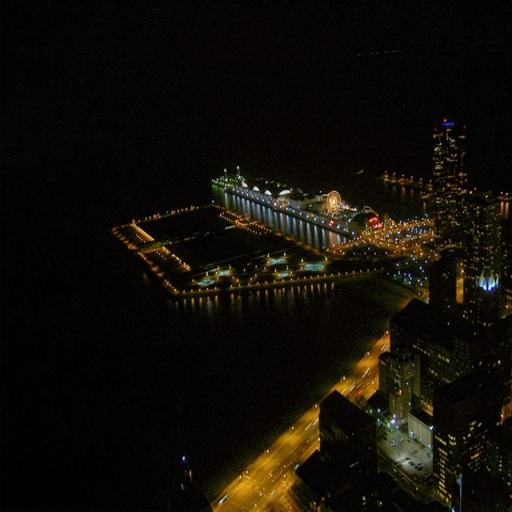
#> input picture sample/dicm.JPG, 512 x 512 px
$ python auto_diff.py sample/dicm.JPG
#> lines starting #> are read from the running program, lines starting #| are printed output that depends on the picture
#> in process_one, img is the input picture: shape (512, 512, 3); mean B, G, R 7.4, 13.3, 16.8
import cv2
import numpy as np
import os
import argparse


# [10 lines of commented-out code are left out]


def compose_with_two_zooms(
    image,
    bbox1,
    bbox2,
    colors=((0, 0, 255), (0, 255, 0)),
    margin=12,
):
    """Vẽ 2 bbox và tạo hai ảnh zoom ở hàng dưới cùng của ảnh đầu ra.

    bbox: [x, y, w, h]
    Trả về ảnh mới đã ghép.
    """
#> called with colors = ((0, 0, 255), (0, 255, 0)), margin = 12
    h, w = image.shape[:2]
#> h = 512; w = 512
    canvas = image.copy()

    # Vẽ bbox lên ảnh gốc
    (x1, y1, w1, h1) = [int(v) for v in bbox1]
    (x2, y2, w2, h2) = [int(v) for v in bbox2]
    cv2.rectangle(canvas, (x1, y1), (x1 + w1, y1 + h1), colors[0], 2)
    cv2.rectangle(canvas, (x2, y2), (x2 + w2, y2 + h2), colors[1], 2)
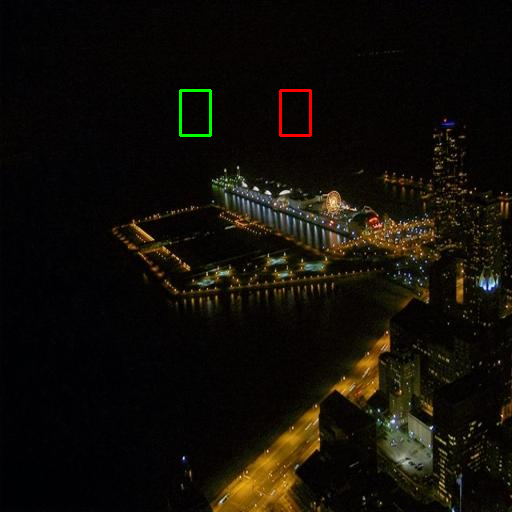
#> canvas: shape (512, 512, 3); mean B, G, R 7.4, 13.7, 17.2

    # Tạo crop và resize sao cho: height_zoom1 + margin + height_zoom2 = height ảnh gốc
    crop1 = image[max(0, y1) : y1 + h1, max(0, x1) : x1 + w1]
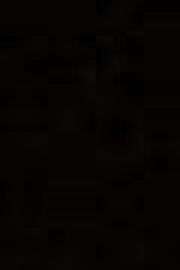
#> crop1: shape (45, 30, 3) (shown 6 times larger); mean B, G, R 2.27, 3.8, 6.55
    crop2 = image[max(0, y2) : y2 + h2, max(0, x2) : x2 + w2]
    if crop1.size == 0 or crop2.size == 0:
        return canvas
    available_h = max(0, h - margin)
#> available_h = 500
    target_h1 = available_h // 2
#> target_h1 = 250
    target_h2 = available_h - target_h1
#> target_h2 = 250
    # Giữ tỉ lệ khung hình theo chiều cao đặt trước
    target_w1 = int(max(1, crop1.shape[1]) * (target_h1 / max(1, crop1.shape[0])))
#> target_w1 = 166
    target_w2 = int(max(1, crop2.shape[1]) * (target_h2 / max(1, crop2.shape[0])))
#> target_w2 = 166

    # Resize chất lượng cao + sharpen nhẹ để giảm vỡ nét
    def upscale_and_sharpen(src, w, h, amount=0.6):
#> called with w = 166, h = 250, amount = 0.6
        resized = cv2.resize(src, (w, h), interpolation=cv2.INTER_LANCZOS4)
        blurred = cv2.GaussianBlur(resized, (0, 0), sigmaX=1.2)
        sharp = cv2.addWeighted(resized, 1.0 + amount, blurred, -amount, 0)
        return sharp

    zoom1 = upscale_and_sharpen(crop1, target_w1, target_h1, amount=0.6)
    zoom2 = upscale_and_sharpen(crop2, target_w2, target_h2, amount=0.6)

    # Kích thước canvas mới (thêm cột bên phải đặt 2 zoom)
    sidebar_w = max(target_w1, target_w2) + margin * 2
#> sidebar_w = 190
    out_h = h
#> out_h = 512
    out_w = w + sidebar_w
#> out_w = 702
    out = np.full((out_h, out_w, 3), 255, dtype=np.uint8)
    out[:h, :w] = canvas
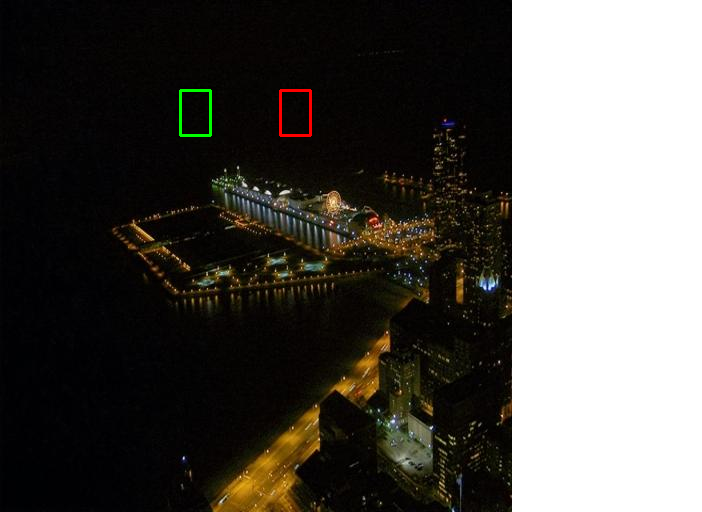
#> out: shape (512, 702, 3); mean B, G, R 74.4, 79, 81.5

    # Tọa độ đặt hai zoom ở bên phải (xếp dọc)
    z1_x = w + margin
#> z1_x = 524
    z1_y = 2
    z2_x = w + margin
#> z2_x = 524
    z2_y = target_h1 + margin - 2
#> z2_y = 260

    out[z1_y : z1_y + target_h1, z1_x : z1_x + target_w1] = zoom1
    out[z2_y : z2_y + target_h2, z2_x : z2_x + target_w2] = zoom2

    # Khung quanh zooms
    cv2.rectangle(
        out,
        (z1_x - 2, z1_y - 2),
        (z1_x + target_w1 + 2, z1_y + target_h1 + 2),
        colors[0],
        2,
    )
    cv2.rectangle(
        out,
        (z2_x - 2, z2_y - 2),
        (z2_x + target_w2 + 2, z2_y + target_h2 + 2),
        colors[1],
        2,
    )
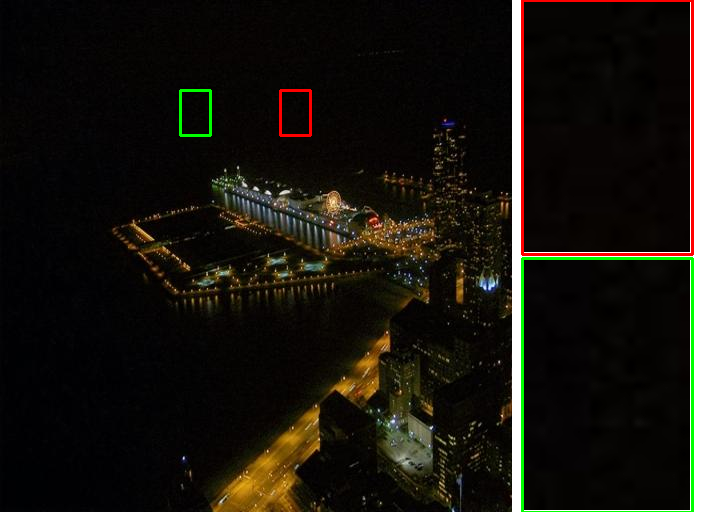
#> out: shape (512, 702, 3); mean B, G, R 12.9, 19.3, 22.4

    # Nối dashed line từ bbox sang khung zoom tương ứng (giữ comment nếu không cần)
    # draw_dashed_line(out, (x1 + w1, y1 + h1 // 2), (z1_x, z1_y), colors[0], 2, 10)
    # draw_dashed_line(out, (x2 + w2, y2 + h2 // 2), (z2_x, z2_y), colors[1], 2, 10)

    return out


def main():
    parser = argparse.ArgumentParser(
        description="Vẽ 2 bbox và tạo 2 ảnh zoom cho từng ảnh trong file hoặc thư mục"
    )
    parser.add_argument("input", help="Đường dẫn ảnh hoặc thư mục chứa ảnh")
    parser.add_argument("--outdir", default="zoom_outputs", help="Thư mục lưu kết quả")
    parser.add_argument("--margin", type=int, default=12)
    parser.add_argument(
        "--bbox1",
        nargs=4,
        type=int,
        metavar=("x", "y", "w", "h"),
        help="BBox 1 dạng 4 số: x y w h (mặc định dùng preset)",
    )
    parser.add_argument(
        "--bbox2",
        nargs=4,
        type=int,
        metavar=("x", "y", "w", "h"),
        help="BBox 2 dạng 4 số: x y w h (mặc định dùng preset)",
    )

    args = parser.parse_args()

    in_path = args.input
    os.makedirs(args.outdir, exist_ok=True)

    # preset nếu không truyền bbox
    bbox1 = args.bbox1 if args.bbox1 is not None else [280, 90, 30, 45]
    bbox2 = args.bbox2 if args.bbox2 is not None else [180, 90, 30, 45]

    def process_one(path):
        img = cv2.imread(path)
        if img is None:
            print(f"[!] Không đọc được ảnh: {path}")
            return
        out = compose_with_two_zooms(img, bbox1=bbox1, bbox2=bbox2, margin=args.margin)
        name = os.path.splitext(os.path.basename(path))[0] + "_zoom.jpg"
        save_path = os.path.join(args.outdir, name)
        cv2.imwrite(save_path, out)
        print(f"[✓] Saved: {save_path}")

    if os.path.isdir(in_path):
        exts = (".png", ".jpg", ".jpeg", ".bmp", ".tif", ".tiff")
        files = [
            os.path.join(in_path, f)
            for f in sorted(os.listdir(in_path))
            if f.lower().endswith(exts)
        ]
        if not files:
            print(f"[!] Không tìm thấy ảnh trong thư mục: {in_path}")
            return
        for fp in files:
            process_one(fp)
    else:
        process_one(in_path)


if __name__ == "__main__":
    main()

$ run again, on sample/lime.jpg
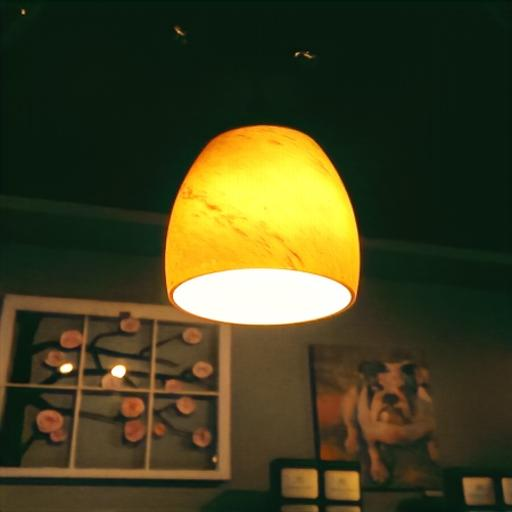
#> input picture sample/lime.jpg, 512 x 512 px
#> in process_one, img is the input picture: shape (512, 512, 3); mean B, G, R 32.4, 64.8, 66.4
#> in compose_with_two_zooms, `crop2 = image[max(0, y2) : y2 + h2, max(0, x2) : x2 + w2]`:
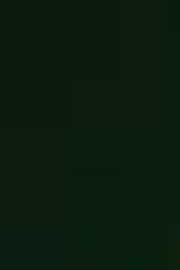
#> crop2: shape (45, 30, 3) (shown 6 times larger); mean B, G, R 14.9, 28.3, 11.2
#> in compose_with_two_zooms, `cv2.rectangle( out, (z2_x - 2, z2_y - 2), (z2_x + target_w2 + 2, z2_y ..`:
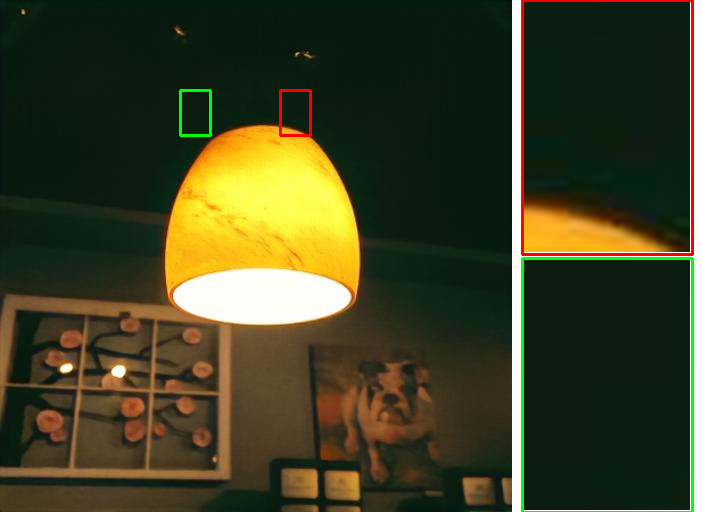
#> out: shape (512, 702, 3); mean B, G, R 34.1, 64.3, 62.8
